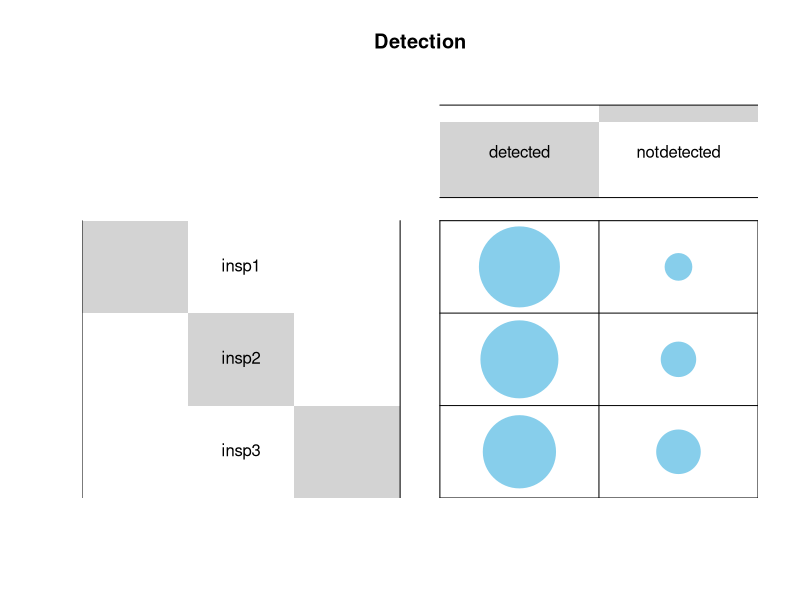
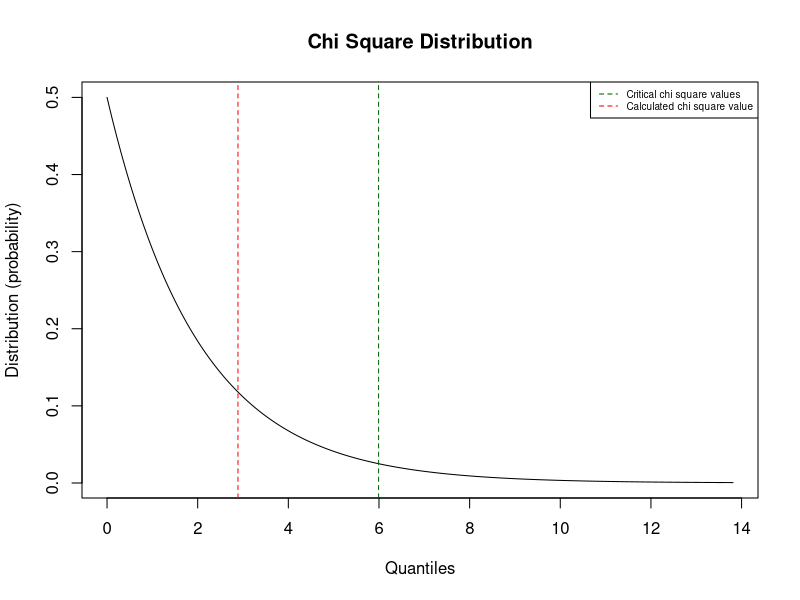
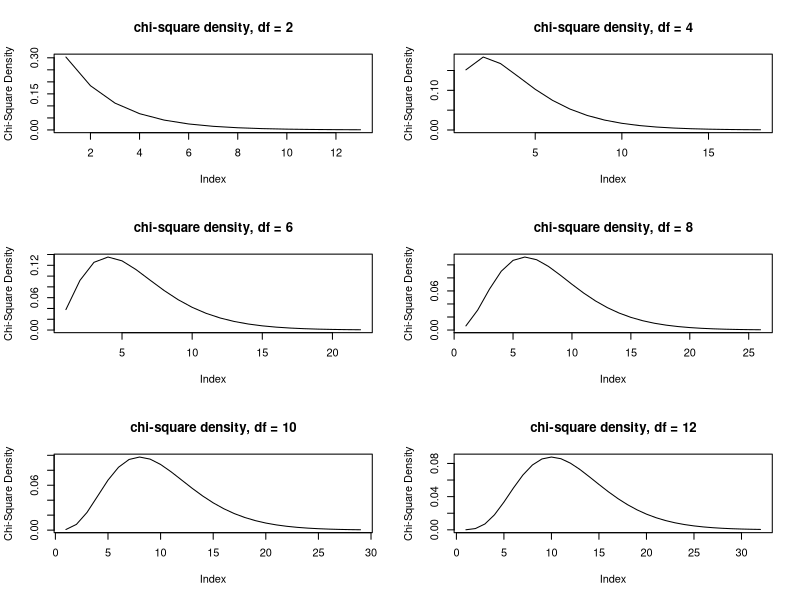

Write R code to recreate these figures, in order.
## ---- chunk 1
knitr::opts_chunk$set(echo = TRUE)
## ---- chunk 2
library(tidyverse)
library(gplots)
## ---- chunk 3
(dat_radio <- read.csv("data/ch08p51-chi-square-test-tabular.csv", row.names = 1))

# note that we set first column in the csv file as row names in the dataframe
## ---- chunk 4
(tbl_radio <- as.table(as.matrix(dat_radio)))
## ---- chunk 5
balloonplot(t(tbl_radio), main = "Detection", xlab = "", ylab = "",
            label = FALSE, show.margins = FALSE)
## ---- chunk 6
hypalpha <- 0.05
degf <- (nrow(tbl_radio) - 1) * (ncol(tbl_radio) - 1)
chisqcrit <- round(qchisq(p = hypalpha, df = degf, lower.tail = FALSE), 3)
cat(paste('Critical value (right tail) of chisq =', chisqcrit, 'with degrees of freedom =', degf))
## ---- chunk 7
(chisqcalc_out <- chisq.test(tbl_radio))
chisqcalc <- chisqcalc_out$statistic
## ---- chunk 8
if (chisqcalc < chisqcrit){
  cat("chi square calculated is less than chi square critical therefore FAIL TO REJECT H0")
} else {
  cat("chi square calculated is greater than chisquare critical therefore REJECT H0")
}
## ---- chunk 9
# create a plot showing the outcome
xq <- seq(0, qchisq(p = 0.999, df = degf), by = 0.01)  # the 'quantiles' (x values)
xp <- dchisq(x = xq, df = degf)  # the distribution (y values)

plot(x = xq, y = xp, type = 'l', 
     xlab = 'Quantiles', ylab = 'Distribution (probability)')
title(main = 'Chi Square Distribution')

# plots the critical t value based on degrees of freedom (df = sample size - 1)
abline(v = chisqcalc, lty = 2, col = 'red')

# plots the calculate t value
abline(v = chisqcrit, lty = 2, col = 'darkgreen')

# add a legend
legend("topright", legend=c("Critical chi square values", "Calculated chi square value"),
       col=c("darkgreen", "red"), lty = 2, cex=0.6)
## ---- chunk 10
layout(matrix(c(1,2,3,4,5,6), 3, 2, byrow = TRUE)) 
for (i in 1:6) plot( 
  dchisq(1:qchisq(p = 0.999, df = i*2), i*2), 
  main = paste("chi-square density, df =", i*2),
  ylab = 'Chi-Square Density',
  type = 'l') 
